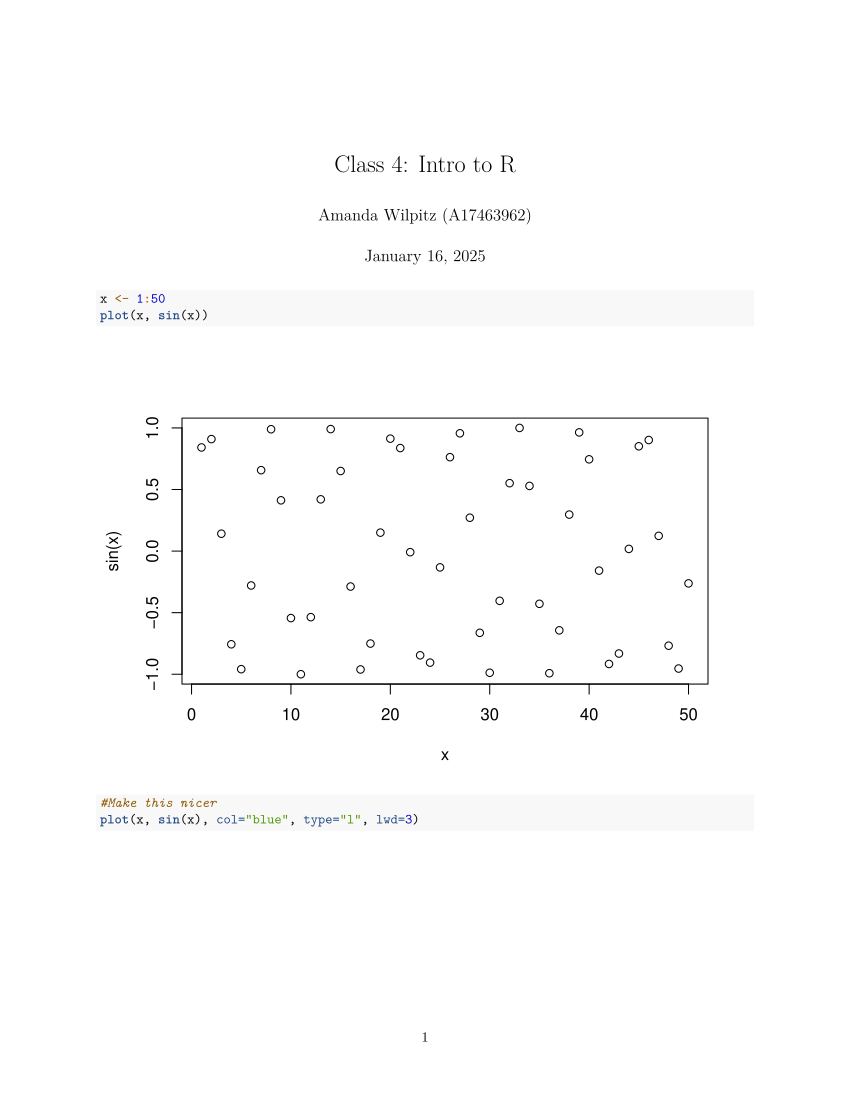

The script that drew this image:
#' ---
#' title: "Class 4: Intro to R"
#' author: "Amanda Wilpitz (A17463962)"
#' date: "January 16, 2025"
#' ---


x <- 1:50
plot(x, sin(x))

#Make this nicer
plot(x, sin(x), col="blue", type="l", lwd=3)
